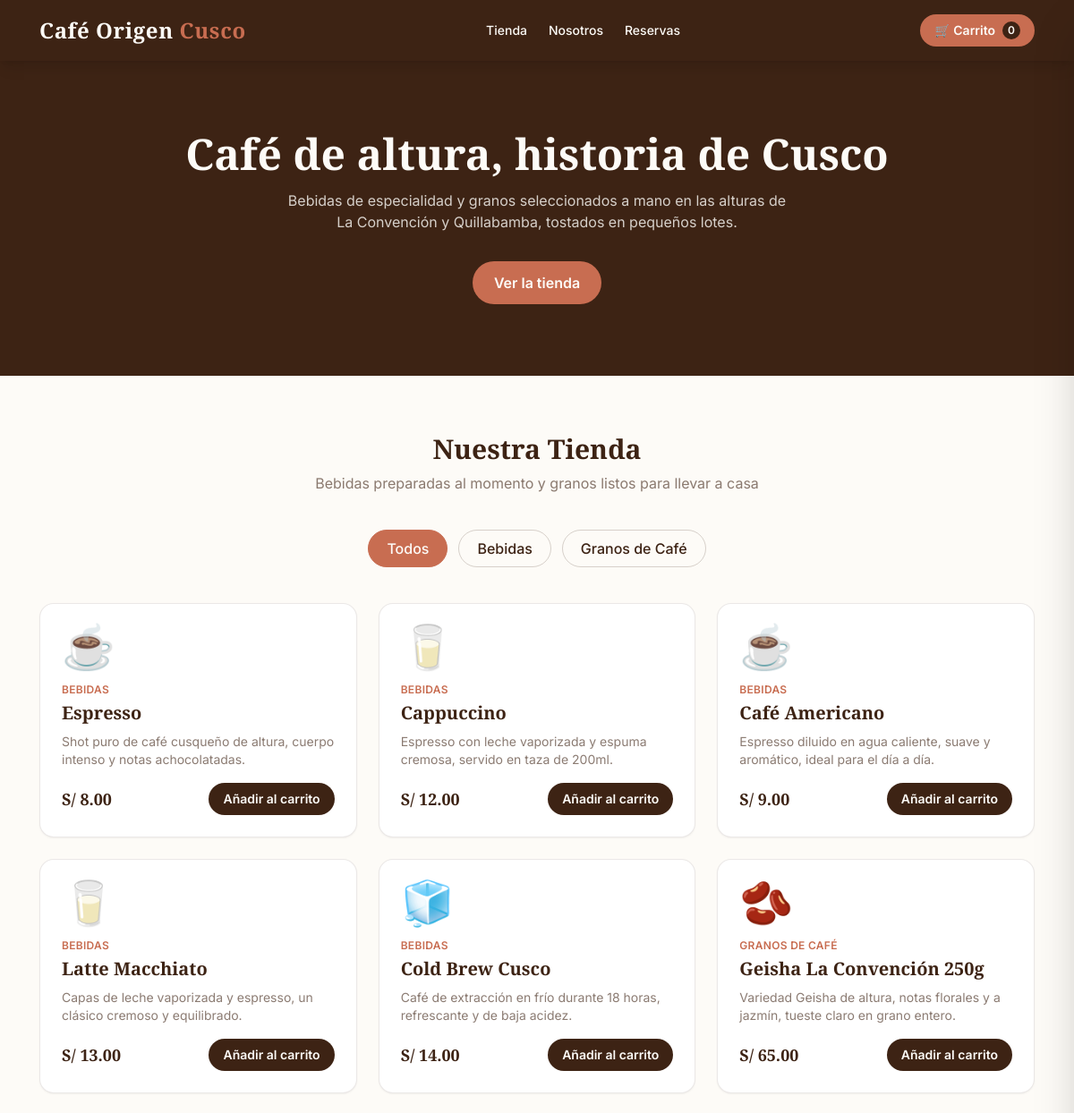
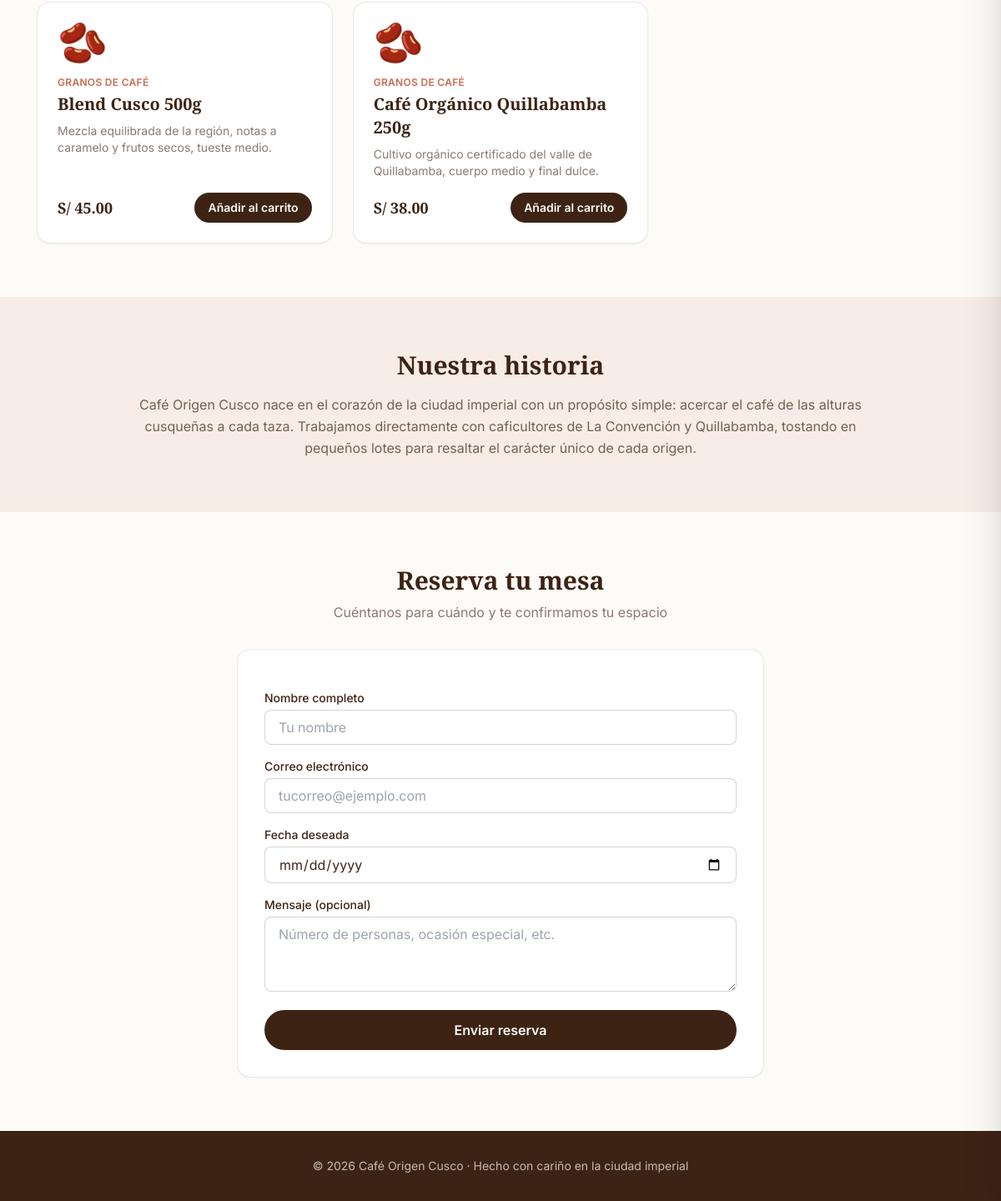
The page / on the database its author committed (2 pictures, top to bottom).
### tables this page shows
CREATE TABLE categorias (
    id INT AUTO_INCREMENT PRIMARY KEY,
    nombre VARCHAR(60) NOT NULL,
    slug VARCHAR(60) NOT NULL UNIQUE,
    creado_en TIMESTAMP DEFAULT CURRENT_TIMESTAMP
);

CREATE TABLE productos (
    id INT AUTO_INCREMENT PRIMARY KEY,
    categoria_id INT NOT NULL,
    nombre VARCHAR(120) NOT NULL,
    descripcion VARCHAR(255) NOT NULL,
    precio DECIMAL(8,2) NOT NULL,
    imagen_emoji VARCHAR(10) DEFAULT NULL,
    disponible TINYINT(1) NOT NULL DEFAULT 1,
    creado_en TIMESTAMP DEFAULT CURRENT_TIMESTAMP,
    CONSTRAINT fk_producto_categoria
        FOREIGN KEY (categoria_id) REFERENCES categorias(id)
        ON DELETE CASCADE
);

### index.php (the view, shortened to what this page needs)
<?php
require_once __DIR__ . '/config/database.php';
$categorias = [];
$resCat = $conn->query("SELECT id, nombre, slug FROM categorias ORDER BY id ASC");
while ($row = $resCat->fetch_assoc()) {
    $categorias[] = $row;
}
$categoria_filtro = isset($_GET['categoria']) ? (int) $_GET['categoria'] : 0;
if ($categoria_filtro > 0) {
    $stmt = $conn->prepare(
        "SELECT p.id, p.nombre, p.descripcion, p.precio, p.imagen_emoji, c.nombre AS categoria_nombre, c.id AS categoria_id
         FROM productos p JOIN categorias c ON p.categoria_id = c.id
         WHERE p.disponible = 1 AND p.categoria_id = ?
         ORDER BY p.id ASC"
    );
    $stmt->bind_param("i", $categoria_filtro);
    $stmt->execute();
    $resProd = $stmt->get_result();
} else {
    $resProd = $conn->query(
        "SELECT p.id, p.nombre, p.descripcion, p.precio, p.imagen_emoji, c.nombre AS categoria_nombre, c.id AS categoria_id
         FROM productos p JOIN categorias c ON p.categoria_id = c.id
         WHERE p.disponible = 1
         ORDER BY p.id ASC"
    );
}
$productos = [];
while ($row = $resProd->fetch_assoc()) {
    $productos[] = $row;
}
?>
<!DOCTYPE html>
<html lang="es">
<head>
<script src="https://cdn.tailwindcss.com"></script>
</head>
<body class="text-cafe">
<header class="bg-cafe text-crema sticky top-0 z-40 shadow-lg">
  <div class="max-w-6xl mx-auto flex items-center justify-between px-5 py-4">
    <span class="font-display text-2xl font-bold tracking-wide">Café Origen <span class="text-terracota">Cusco</span></span>
    <nav class="hidden md:flex gap-6 text-sm font-medium">
      <a href="#tienda" class="hover:text-terracota transition">Tienda</a>
      <a href="#nosotros" class="hover:text-terracota transition">Nosotros</a>
      <a href="#reserva" class="hover:text-terracota transition">Reservas</a>
    </nav>
    <button onclick="toggleCarrito()" class="relative bg-terracota hover:bg-opacity-90 transition px-4 py-2 rounded-full text-sm font-semibold flex items-center gap-2">
      🛒 Carrito
      <span id="carrito-contador" class="bg-cafe text-crema text-xs rounded-full w-5 h-5 flex items-center justify-center">0</span>
    </button>
  </div>
</header>
<section class="bg-cafe text-crema py-20 px-5 text-center">
  <h1 class="font-display text-4xl md:text-5xl font-bold mb-4">Café de altura, historia de Cusco</h1>
  <p class="max-w-xl mx-auto text-crema/80 mb-8">Bebidas de especialidad y granos seleccionados a mano en las alturas de La Convención y Quillabamba, tostados en pequeños lotes.</p>
  <a href="#tienda" class="bg-terracota px-6 py-3 rounded-full font-semibold hover:bg-opacity-90 transition inline-block">Ver la tienda</a>
</section>
<section id="tienda" class="max-w-6xl mx-auto px-5 py-16">
  <h2 class="font-display text-3xl font-bold text-center mb-2">Nuestra Tienda</h2>
  <p class="text-center text-cafe/60 mb-10">Bebidas preparadas al momento y granos listos para llevar a casa</p>
  <div class="flex flex-wrap justify-center gap-3 mb-10">
    <a href="index.php" class="px-5 py-2 rounded-full border font-medium transition <?= $categoria_filtro === 0 ? 'bg-terracota text-crema border-terracota' : 'border-cafe/20 text-cafe hover:border-terracota' ?>">
      Todos
    </a>
    <?php foreach ($categorias as $cat): ?>
      <a href="index.php?categoria=<?= (int) $cat['id'] ?>#tienda"
         class="px-5 py-2 rounded-full border font-medium transition <?= $categoria_filtro === (int) $cat['id'] ? 'bg-terracota text-crema border-terracota' : 'border-cafe/20 text-cafe hover:border-terracota' ?>">
        <?= htmlspecialchars($cat['nombre']) ?>
      </a>
    <?php endforeach; ?>
  </div>
  <div class="grid sm:grid-cols-2 lg:grid-cols-3 gap-6">
    <?php foreach ($productos as $p): ?>
      <div class="bg-white border border-cafe/10 rounded-2xl p-6 shadow-sm hover:shadow-xl transition flex flex-col">
        <div class="text-5xl mb-4"><?= htmlspecialchars($p['imagen_emoji']) ?></div>
        <span class="text-xs uppercase tracking-wide text-terracota font-semibold mb-1"><?= htmlspecialchars($p['categoria_nombre']) ?></span>
        <h3 class="font-display text-xl font-bold mb-2"><?= htmlspecialchars($p['nombre']) ?></h3>
        <p class="text-sm text-cafe/60 mb-4 flex-1"><?= htmlspecialchars($p['descripcion']) ?></p>
        <div class="flex items-center justify-between mt-auto">
          <span class="font-display text-lg font-bold">S/ <?= number_format((float) $p['precio'], 2) ?></span>
          <button
            onclick="agregarAlCarrito(<?= (int) $p['id'] ?>, '<?= htmlspecialchars(addslashes($p['nombre'])) ?>', <?= (float) $p['precio'] ?>)"
            class="bg-cafe text-crema text-sm font-semibold px-4 py-2 rounded-full hover:bg-terracota transition">
            Añadir al carrito
          </button>
        </div>
      </div>
    <?php endforeach; ?>
  </div>
</section>
<section id="nosotros" class="bg-terracota/10 py-16 px-5">
  <div class="max-w-4xl mx-auto text-center">
    <h2 class="font-display text-3xl font-bold mb-4">Nuestra historia</h2>
    <p class="text-cafe/70 leading-relaxed">Café Origen Cusco nace en el corazón de la ciudad imperial con un propósito simple: acercar el café de las alturas cusqueñas a cada taza. Trabajamos directamente con caficultores de La Convención y Quillabamba, tostando en pequeños lotes para resaltar el carácter único de cada origen.</p>
  </div>
</section>
<section id="reserva" class="max-w-2xl mx-auto px-5 py-16">
  <h2 class="font-display text-3xl font-bold text-center mb-2">Reserva tu mesa</h2>
  <p class="text-center text-cafe/60 mb-8">Cuéntanos para cuándo y te confirmamos tu espacio</p>
  <form method="POST" action="index.php#reserva" id="form-reserva" class="bg-white border border-cafe/10 rounded-2xl p-8 shadow-sm space-y-4">
    <div>
      <label class="block text-sm font-medium mb-1">Nombre completo</label>
      <input type="text" name="nombre" required class="w-full border border-cafe/20 rounded-lg px-4 py-2 focus:outline-none focus:border-terracota" placeholder="Tu nombre">
    </div>
    <div>
      <label class="block text-sm font-medium mb-1">Correo electrónico</label>
      <input type="email" name="email" required class="w-full border border-cafe/20 rounded-lg px-4 py-2 focus:outline-none focus:border-terracota" placeholder="tucorreo@ejemplo.com">
    </div>
    <div>
      <label class="block text-sm font-medium mb-1">Fecha deseada</label>
      <input type="date" name="fecha" class="w-full border border-cafe/20 rounded-lg px-4 py-2 focus:outline-none focus:border-terracota">
    </div>
    <div>
      <label class="block text-sm font-medium mb-1">Mensaje (opcional)</label>
      <textarea name="mensaje" rows="3" class="w-full border border-cafe/20 rounded-lg px-4 py-2 focus:outline-none focus:border-terracota" placeholder="Número de personas, ocasión especial, etc."></textarea>
    </div>
    <button type="submit" class="w-full bg-cafe text-crema font-semibold py-3 rounded-full hover:bg-terracota transition">Enviar reserva</button>
  </form>
</section>
<footer class="bg-cafe text-crema/70 text-center py-8 px-5 text-sm">
  <p>© <?= date('Y') ?> Café Origen Cusco · Hecho con cariño en la ciudad imperial</p>
</footer>
</body>
</html>

### index.php (style rules this page uses)
body { font-family: 'Inter', sans-serif; background-color: #fdfbf7; }
h1, h2, h3, .font-display { font-family: 'Playfair Display', serif; }

### rows shown on the page
categorias: nombre "Bebidas"
categorias: nombre "Granos de Café"
productos: imagen_emoji "☕", categoria.nombre "BEBIDAS", nombre "Espresso", descripcion "Shot puro de café cusqueño de altura, cuerpo intenso y notas achocolatadas.", precio "8.00"
productos: imagen_emoji "🥛", categoria.nombre "BEBIDAS", nombre "Cappuccino", descripcion "Espresso con leche vaporizada y espuma cremosa, servido en taza de 200ml.", precio "12.00"
productos: imagen_emoji "☕", categoria.nombre "BEBIDAS", nombre "Café Americano", descripcion "Espresso diluido en agua caliente, suave y aromático, ideal para el día a día.", precio "9.00"
productos: imagen_emoji "🥛", categoria.nombre "BEBIDAS", nombre "Latte Macchiato", descripcion "Capas de leche vaporizada y espresso, un clásico cremoso y equilibrado.", precio "13.00"
productos: imagen_emoji "🧊", categoria.nombre "BEBIDAS", nombre "Cold Brew Cusco", descripcion "Café de extracción en frío durante 18 horas, refrescante y de baja acidez.", precio "14.00"
productos: imagen_emoji "🫘", categoria.nombre "GRANOS DE CAFÉ", nombre "Geisha La Convención 250g", descripcion "Variedad Geisha de altura, notas florales y a jazmín, tueste claro en grano entero.", precio "65.00"
productos: imagen_emoji "🫘", categoria.nombre "GRANOS DE CAFÉ", nombre "Blend Cusco 500g", descripcion "Mezcla equilibrada de la región, notas a caramelo y frutos secos, tueste medio.", precio "45.00"
productos: imagen_emoji "🫘", categoria.nombre "GRANOS DE CAFÉ", nombre "Café Orgánico Quillabamba 250g", descripcion "Cultivo orgánico certificado del valle de Quillabamba, cuerpo medio y final dulce.", precio "38.00"
